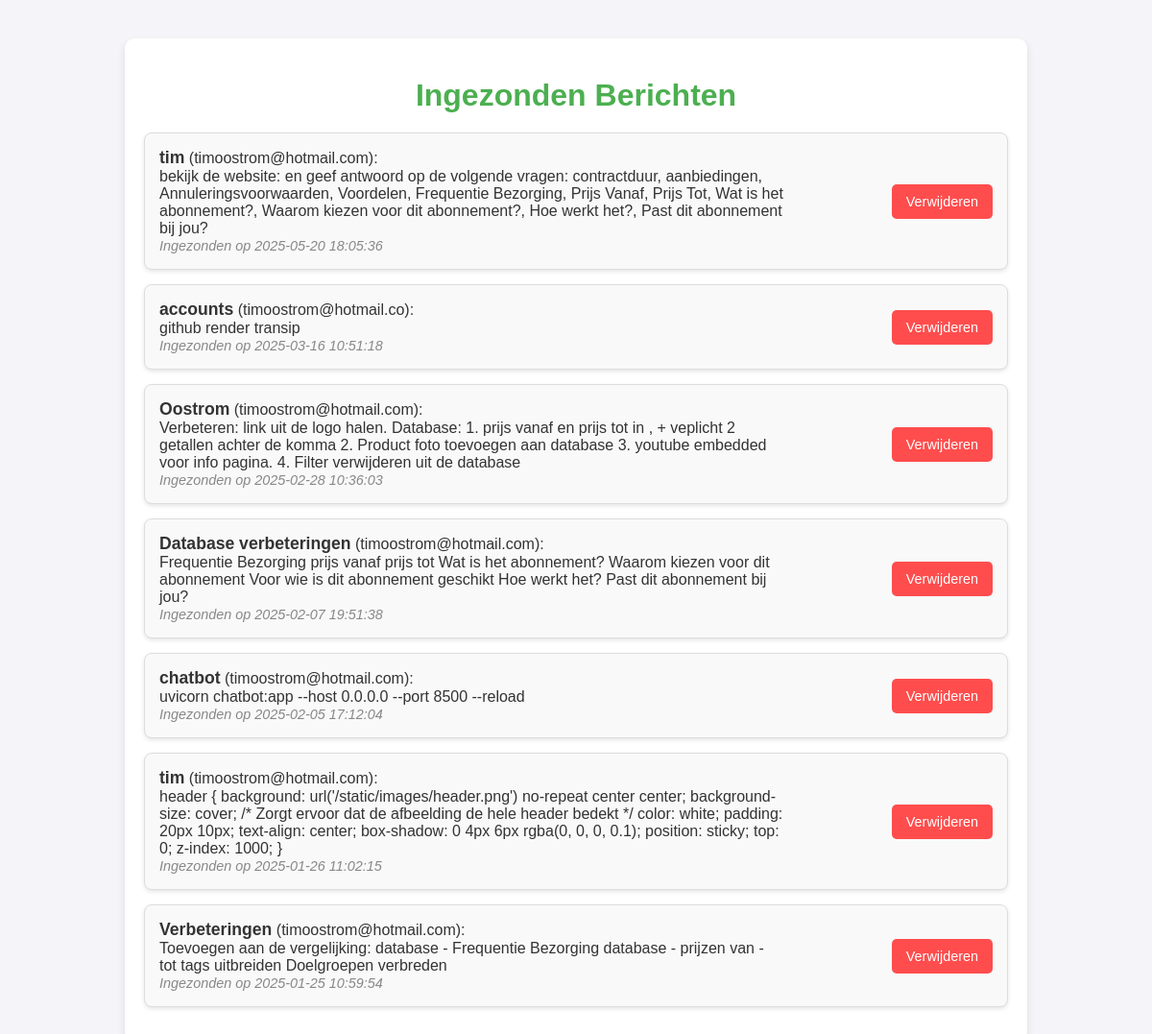
The app's page /berichten with its own data.
### app.py (models this page shows, shortened)
class ContactBericht(db.Model):
    id = db.Column(db.Integer, primary_key=True)
    naam = db.Column(db.String(100), nullable=False)
    email = db.Column(db.String(120), nullable=False)
    bericht = db.Column(db.Text, nullable=False)
    datum = db.Column(db.DateTime, default=db.func.current_timestamp())

### app.py (the view)
@app.route('/berichten')
def berichten():
    alle_berichten = ContactBericht.query.order_by(ContactBericht.datum.desc()).all()
    return render_template('berichten.html', berichten=alle_berichten)

### templates/berichten.html (shortened to what this page needs)
<!DOCTYPE html>
<html lang="nl">
<head>
</head>
<body>
    <div class="container">
        <h1>Ingezonden Berichten</h1>
        <ul>
            {% for bericht in berichten %}
                <li>
                    <div class="message-details">
                        <strong>{{ bericht.naam }}</strong> ({{ bericht.email }}):<br>
                        {{ bericht.bericht }}<br>
                        <em>Ingezonden op {{ bericht.datum }}</em>
                    </div>
                    <form action="{{ url_for('verwijder_bericht', id=bericht.id) }}" method="POST">
                        <button class="delete-button" type="submit" onclick="return confirm('Weet je zeker dat je dit bericht wilt verwijderen?')">Verwijderen</button>
                    </form>
                </li>
            {% endfor %}
        </ul>
    </div>
</body>
</html>

### templates/berichten.html (style rules this page uses)
body { font-family: Arial, sans-serif; margin: 0; padding: 0; background-color: #f4f4f9; color: #333; }
.container { max-width: 900px; margin: 40px auto; padding: 20px; background-color: #fff; border-radius: 10px; box-shadow: 0 4px 8px rgba(0, 0, 0, 0.1); }
h1 { text-align: center; color: #4CAF50; margin-bottom: 20px; }
ul { list-style: none; padding: 0; }
li { margin-bottom: 15px; padding: 15px; background-color: #f9f9f9; border: 1px solid #ddd; border-radius: 8px; display: flex; justify-content: space-between; align-items: center; box-shadow: 0 2px 4px rgba(0, 0, 0, 0.1); }
.message-details { max-width: 75%; }
.message-details strong { font-size: 1.1rem; color: #333; }
.message-details em { font-size: 0.9rem; color: #888; }
.delete-button { background-color: #ff4d4d; color: white; border: none; border-radius: 5px; padding: 10px 15px; cursor: pointer; font-size: 0.9rem; transition: background-color 0.3s ease; }

### records on screen
ContactBericht: naam "tim", email "timoostrom@hotmail.com", bericht "bekijk de website: en geef antwoord op de volgende vragen: contractduur, aanbiedingen, Annuleringsvoorwaarden, Voordelen, Frequentie Bezorging, Prijs Vanaf, Prijs Tot, Wat is het abonnement?, Waarom kiezen voor dit abonnement?, Hoe werkt het?, Past dit abonnement bij jou?", datum "2025-05-20 18:05:36"
ContactBericht: naam "accounts", email "timoostrom@hotmail.co", bericht "github render transip", datum "2025-03-16 10:51:18"
ContactBericht: naam "Oostrom", email "timoostrom@hotmail.com", bericht "Verbeteren: link uit de logo halen. Database: 1. prijs vanaf en prijs tot in , + veplicht 2 getallen achter de komma 2. Product foto toevoegen aan database 3. youtube embedded voor info pagina. 4. Filter verwijderen uit de database", datum "2025-02-28 10:36:03"
ContactBericht: naam "Database verbeteringen", email "timoostrom@hotmail.com", bericht "Frequentie Bezorging prijs vanaf prijs tot Wat is het abonnement? Waarom kiezen voor dit abonnement Voor wie is dit abonnement geschikt Hoe werkt het? Past dit abonnement bij jou?", datum "2025-02-07 19:51:38"
ContactBericht: naam "chatbot", email "timoostrom@hotmail.com", bericht "uvicorn chatbot:app --host 0.0.0.0 --port 8500 --reload", datum "2025-02-05 17:12:04"
ContactBericht: naam "tim", email "timoostrom@hotmail.com", bericht "header { background: url('/static/images/header.png') no-repeat center center; background-size: cover; /* Zorgt ervoor dat de afbeelding de hele header bedekt */ color: white; padding: 20px 10px; text-align: center; box-shadow: 0 4px 6px rgba(0, 0, 0, 0.1); position: sticky; top: 0; z-index: 1000; }", datum "2025-01-26 11:02:15"
ContactBericht: naam "Verbeteringen", email "timoostrom@hotmail.com", bericht "Toevoegen aan de vergelijking: database - Frequentie Bezorging database - prijzen van - tot tags uitbreiden Doelgroepen verbreden", datum "2025-01-25 10:59:54"
